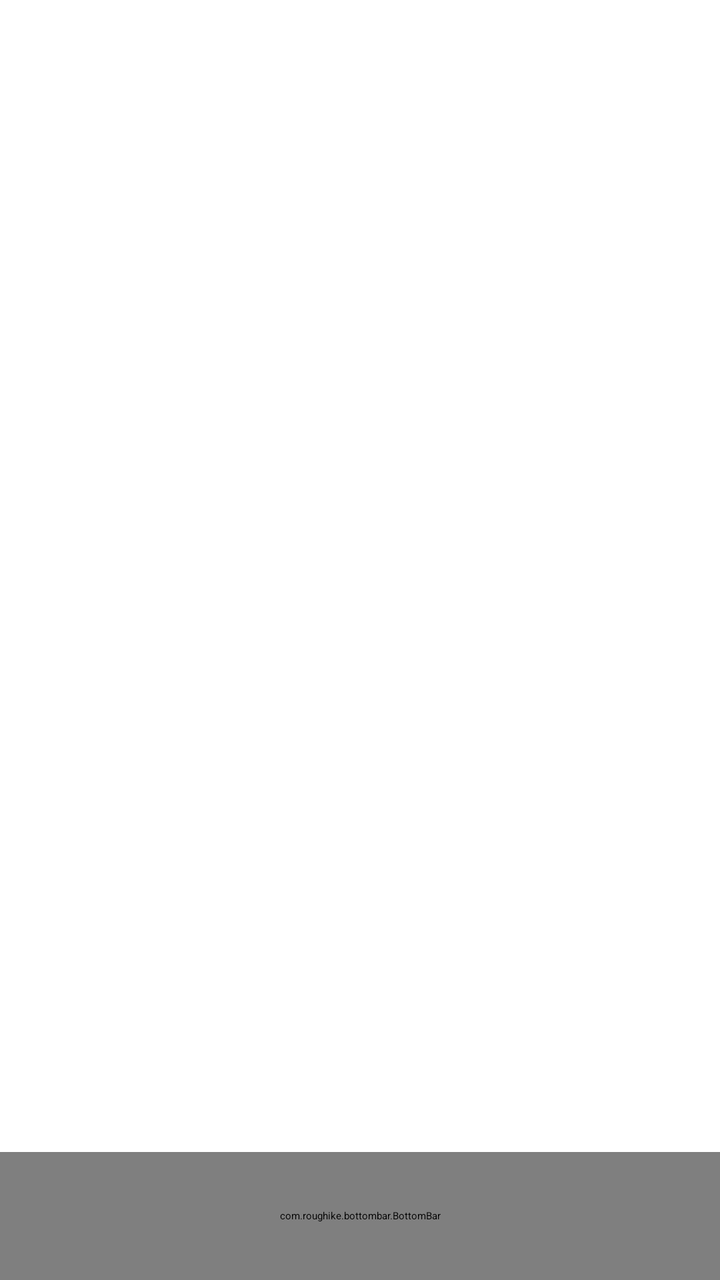
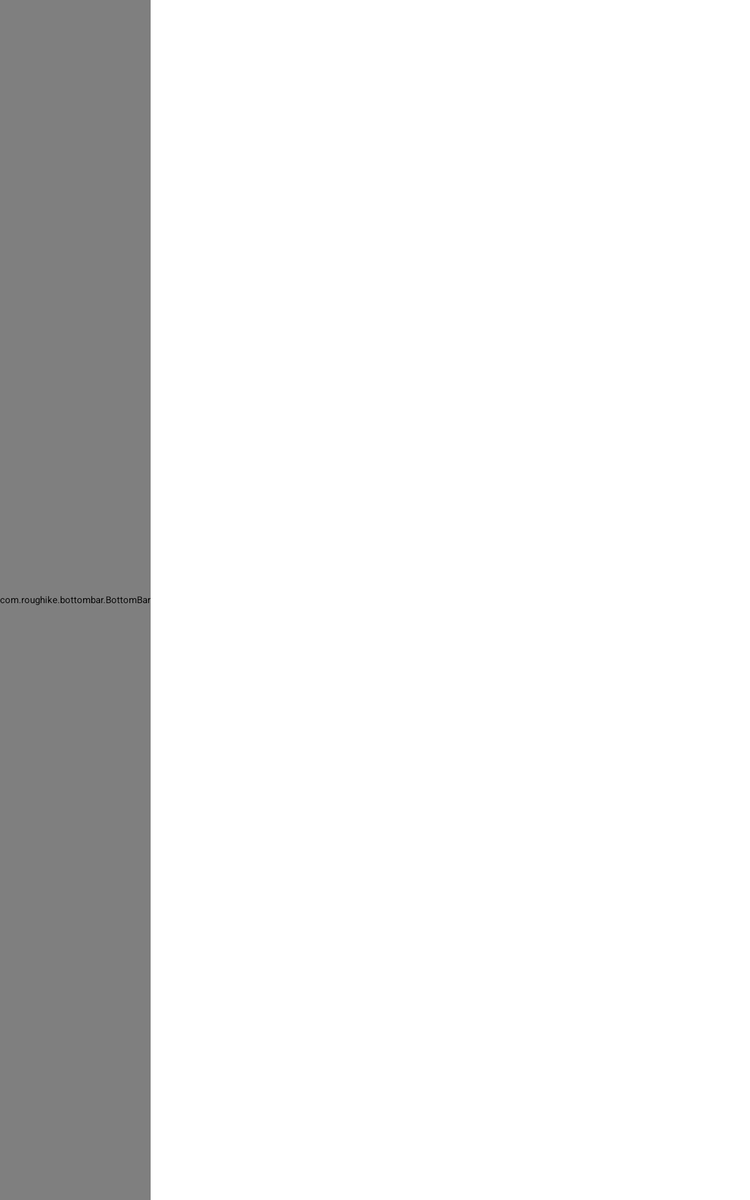

Two renders of one Android screen. The first uses the default layout on a phone; the second uses the alternative layout the repository ships for a different screen configuration, on a matching device. The two XML files are below.
<!-- AndroidManifest.xml: activity theme AppTheme.NoActionBar -->
<!-- res/layout/activity_main.xml -->
<?xml version="1.0" encoding="utf-8"?>
<RelativeLayout xmlns:android="http://schemas.android.com/apk/res/android"
    android:layout_width="match_parent"
    android:layout_height="match_parent"
    android:id="@+id/main_container"
    xmlns:app="http://schemas.android.com/apk/res-auto">

    <FrameLayout
        android:id="@+id/fragment_container"
        android:layout_width="match_parent"
        android:layout_height="match_parent"
        android:layout_above="@+id/bottomBar" />

    <com.roughike.bottombar.BottomBar
        android:id="@+id/bottomBar"
        android:layout_width="match_parent"
        android:layout_height="64dp"
        android:layout_alignParentBottom="true"
        app:bb_tabXmlResource="@xml/navigation_tabs"
        app:bb_behavior="shifting|underNavbar" />

</RelativeLayout>
<!-- resources referenced by this layout -->
<resources>

</resources>
<!-- res/layout-sw600dp/activity_main.xml (the repository's variant of the layout above) -->
<!-- drawn on a 7-inch tablet held upright -->
<?xml version="1.0" encoding="utf-8"?>
<RelativeLayout
    xmlns:android="http://schemas.android.com/apk/res/android"
    xmlns:app="http://schemas.android.com/apk/res-auto"
    android:layout_width="match_parent"
    android:layout_height="match_parent">

    <com.roughike.bottombar.BottomBar
        android:id="@+id/bottomBar"
        android:layout_width="wrap_content"
        android:layout_height="match_parent"
        android:layout_alignParentLeft="true"
        android:layout_alignParentStart="true"
        app:bb_tabXmlResource="@xml/navigation_tabs"
        app:bb_tabletMode="true"
        app:bb_inActiveTabColor="#FFFFFF"
        app:bb_activeTabColor="#FFFFFF"
        app:bb_inActiveTabAlpha="0.6"
        app:bb_activeTabAlpha="1" />

    <FrameLayout
        android:id="@+id/fragment_container"
        android:layout_width="match_parent"
        android:layout_height="match_parent"
        android:layout_toRightOf="@+id/bottomBar" />

</RelativeLayout>
